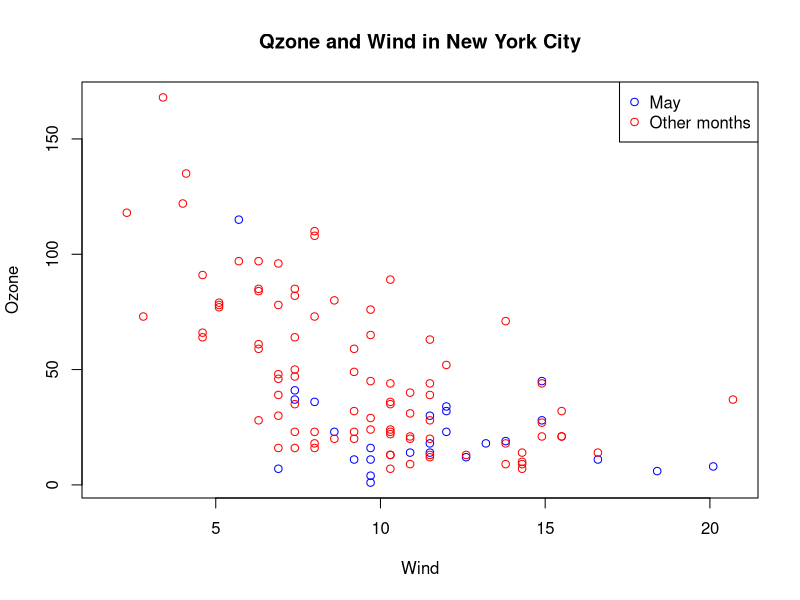

The R source for this figure:
## Using base plotting package to plot the airquality data 
## for month of may against all other months 

## Creating a plot, but plotting no points on the plot
with(airquality, plot(Wind, Ozone, main = "Qzone and Wind in New York City",type = "n"))

## Plotting data from month of may in blue 
with(subset(airquality, Month==5), points(Wind, Ozone, col = "blue"))

## Plotting data or all other months other than may in red
with(subset(airquality, Month!=5), points(Wind, Ozone, col = "red"))

## Adding legend to the graph to communicate the information in the graph
legend("topright", pch = 1, col = c("blue","red"), legend = c("May","Other months"))
